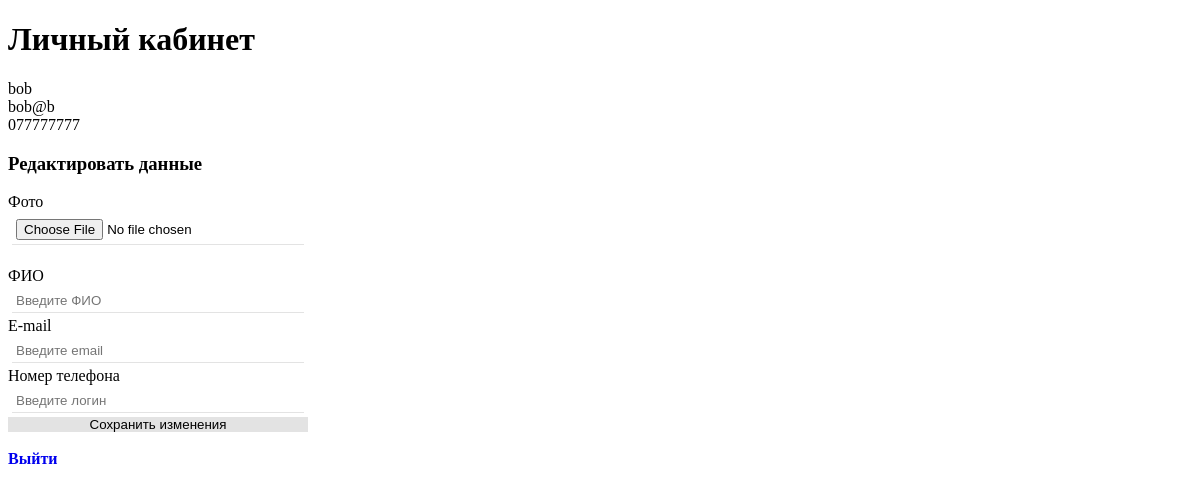
Page /lk.php (signed in) on the committed database.
### tables this page shows
CREATE TABLE `user` (
  `id` int(11) NOT NULL,
  `login` varchar(20) NOT NULL,
  `password` varchar(32) NOT NULL,
  `full_name` varchar(150) NOT NULL,
  `email` varchar(100) NOT NULL,
  `phone` varchar(20) DEFAULT NULL,
  `ava` varchar(100) DEFAULT NULL,
  `admin` int(1) NOT NULL DEFAULT '0',
  `ban` int(1) NOT NULL DEFAULT '0'
);

### lk.php (the view, shortened to what this page needs)
<?php
require_once	'connect.php';
if($_SESSION['user']['ban']>0){
  echo  'Для  уточнения информации  свяжитесь с нами';}
  else{
    $sql = mysqli_query($connect, "SELECT `id`, `full_name`, `email`, `phone`, `ava` FROM `user`  WHERE `id`={$_SESSION['user']['id']}");
    $up = mysqli_fetch_array($sql);
?>
<!DOCTYPE html>
<html lang="ru">
<head>
<link href="css/style.css" rel="stylesheet">
</head>
<body>
<div class="container">
    <div class="container__lk">
    <h1>Личный  кабинет</h1>
    <form action="lkup.php"  method="POST"	enctype="multipart/form-data">
    <p><?= $up['full_name']?></p>
    <p><?= $up['email']?></p>
    <p><?= $up['phone']?></p>
    <h3>Редактировать данные</h3></h3>
    <p>Фото</p>
    <input class="input"  name="ava" type="file" placeholder="Выберите	файл"><br>
       <p>ФИО  </p>
      <input class="input"  name="full_name"    type="text" placeholder="Введите ФИО" >
      <p>E-mail     </p>
       <input class="input"  name="email"    type="email"   placeholder="Введите email">
       <p>Номер	телефона</p>
    <input class="input"  name="phone"    type="text" placeholder="Введите логин">
      <button>Сохранить	изменения</button><br>
      <?php
  }
        ?>
      <a href="exit.php">Выйти</a>
    </form>
    </div>
    </div>
</body>
</html>

### css/style.css (style rules this page uses)
* { box-sizing: border-box; }
body { align-items: center; }
form { margin: 0; padding: 0; display: flex; flex-direction: column; justify-content: center; width: 300px; }
a { font-weight: bold; text-decoration: none; }
p { margin: 0; }
input { margin:4px; padding:4px; border: unset; border-bottom: 1px solid #e3e3e3; }
button { padding: 0px; background: #e3e3e3; border: unset; cursor: pointer; }

### rows in the picture
user: full_name "bob", email "bob@b", phone "077777777"
